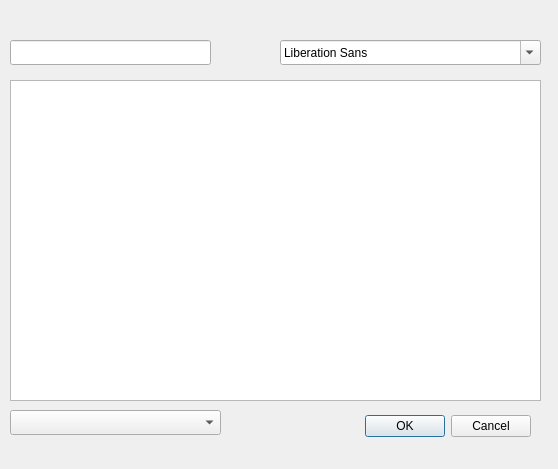
<?xml version="1.0" encoding="UTF-8"?>
<ui version="4.0">
 <class>noteWindow</class>
 <widget class="QDialog" name="noteWindow">
  <property name="geometry">
   <rect>
    <x>0</x>
    <y>0</y>
    <width>558</width>
    <height>469</height>
   </rect>
  </property>
  <property name="windowTitle">
   <string>Dialog</string>
  </property>
  <widget class="QDialogButtonBox" name="buttonBox">
   <property name="geometry">
    <rect>
     <x>190</x>
     <y>410</y>
     <width>341</width>
     <height>32</height>
    </rect>
   </property>
   <property name="orientation">
    <enum>Qt::Horizontal</enum>
   </property>
   <property name="standardButtons">
    <set>QDialogButtonBox::Cancel|QDialogButtonBox::Ok</set>
   </property>
  </widget>
  <widget class="QLineEdit" name="lineEdit">
   <property name="geometry">
    <rect>
     <x>10</x>
     <y>40</y>
     <width>201</width>
     <height>25</height>
    </rect>
   </property>
  </widget>
  <widget class="QFontComboBox" name="fontComboBox">
   <property name="geometry">
    <rect>
     <x>280</x>
     <y>40</y>
     <width>261</width>
     <height>25</height>
    </rect>
   </property>
  </widget>
  <widget class="QTextEdit" name="textEdit">
   <property name="geometry">
    <rect>
     <x>10</x>
     <y>80</y>
     <width>531</width>
     <height>321</height>
    </rect>
   </property>
  </widget>
  <widget class="QComboBox" name="comboBox">
   <property name="geometry">
    <rect>
     <x>10</x>
     <y>410</y>
     <width>211</width>
     <height>25</height>
    </rect>
   </property>
  </widget>
 </widget>
 <resources/>
 <connections>
  <connection>
   <sender>buttonBox</sender>
   <signal>accepted()</signal>
   <receiver>noteWindow</receiver>
   <slot>accept()</slot>
   <hints>
    <hint type="sourcelabel">
     <x>248</x>
     <y>254</y>
    </hint>
    <hint type="destinationlabel">
     <x>157</x>
     <y>274</y>
    </hint>
   </hints>
  </connection>
  <connection>
   <sender>buttonBox</sender>
   <signal>rejected()</signal>
   <receiver>noteWindow</receiver>
   <slot>reject()</slot>
   <hints>
    <hint type="sourcelabel">
     <x>316</x>
     <y>260</y>
    </hint>
    <hint type="destinationlabel">
     <x>286</x>
     <y>274</y>
    </hint>
   </hints>
  </connection>
 </connections>
</ui>
